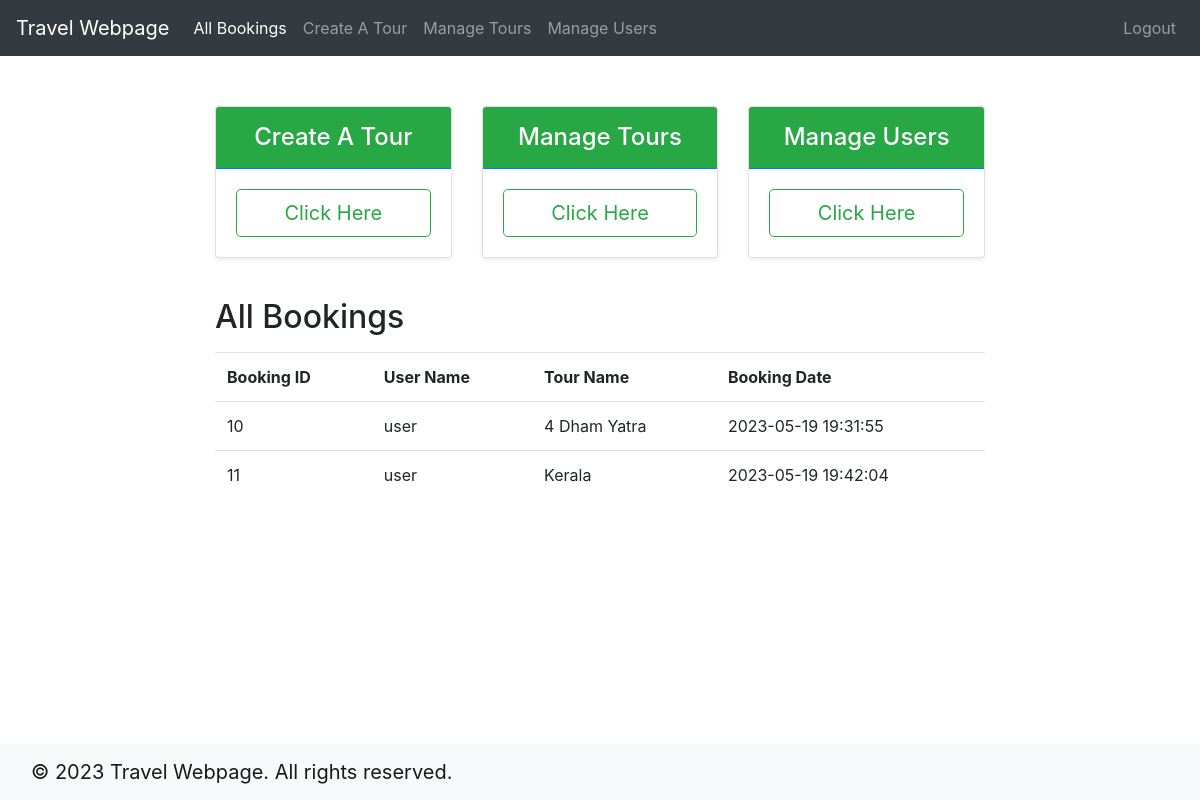
Screenshot of /admin/dashboard.php with the database file from the repository.
### tables this page shows
CREATE TABLE `bookings` (
  `id` int(11) NOT NULL,
  `user_id` int(11) DEFAULT NULL,
  `tour_id` int(11) DEFAULT NULL,
  `booking_date` timestamp NOT NULL DEFAULT current_timestamp()
);

CREATE TABLE `users` (
  `id` int(11) NOT NULL,
  `username` varchar(255) NOT NULL,
  `password` varchar(255) NOT NULL,
  `created_at` timestamp NOT NULL DEFAULT current_timestamp(),
  `updated_at` timestamp NOT NULL DEFAULT current_timestamp() ON UPDATE current_timestamp()
);

CREATE TABLE `tours` (
  `id` int(11) NOT NULL,
  `name` varchar(255) DEFAULT NULL,
  `description` text DEFAULT NULL,
  `price` decimal(10,2) DEFAULT NULL,
  `duration` int(11) DEFAULT NULL,
  `location` varchar(255) DEFAULT NULL,
  `created_at` timestamp NOT NULL DEFAULT current_timestamp(),
  `updated_at` timestamp NOT NULL DEFAULT current_timestamp() ON UPDATE current_timestamp()
);

### admin/dashboard.php (the view, shortened to what this page needs)
<!DOCTYPE html>
<html>
<head>
  <link rel="stylesheet" href="https://stackpath.bootstrapcdn.com/bootstrap/4.5.2/css/bootstrap.min.css">
</head>
<body>
<nav class="navbar navbar-expand-lg navbar-dark bg-dark">
    <a class="navbar-brand" href="#">Travel Webpage</a>
    <ul class="navbar-nav ml-auto">
        <li class="nav-item">
          <a class="nav-link active" href="dashboard.php">All Bookings</a>
        </li>
        <li class="nav-item">
          <a class="nav-link" href="create-tours.php">Create A Tour</a>
        </li>
        <li class="nav-item">
          <a class="nav-link" href="tours.php">Manage Tours</a>
        </li>
        <li class="nav-item">
          <a class="nav-link" href="users.php">Manage Users</a>
        </li>
      </ul>
    <div class="collapse navbar-collapse" id="navbarNav">
      <ul class="navbar-nav ml-auto">
        <li class="nav-item">
          <a class="nav-link" href="logout.php">Logout</a>
        </li>
      </ul>
    </div>
  </nav>
  <div class="container">
  <div class="row row-cols-1 row-cols-md-3 mb-3 text-center">
      <div class="col">
        <div class="card mb-4 rounded-3 shadow-sm">
          <div class="card-header py-3  text-white bg-success border-primary">
            <h4 class="my-0 fw-normal">Create A Tour</h4>
          </div>
          <div class="card-body">
           <a href="create-tours.php"> <button type="button" class="w-100 btn btn-lg btn-outline-success"> Click Here</button></a>
          </div>
        </div>
      </div>
      <div class="col">
        <div class="card mb-4 rounded-3 shadow-sm">
          <div class="card-header py-3  text-white bg-success border-primary">
            <h4 class="my-0 fw-normal">Manage Tours</h4>
          </div>
          <div class="card-body">
          <a href="tours.php">  <button type="button" class="w-100 btn btn-lg btn-outline-success">Click Here</button></a>
          </div>
        </div>
      </div>
      <div class="col">
        <div class="card mb-4 rounded-3 shadow-sm ">
          <div class="card-header py-3 text-white bg-success border-primary">
            <h4 class="my-0 fw-normal">Manage Users</h4>
          </div>
          <div class="card-body">
          <a href="users.php"><button type="button" class="w-100 btn btn-lg btn-outline-success">Click Here</button></a>
          </div>
        </div>
      </div>
    </div>
    <h2 class="mb-3">All Bookings </h2>
    <?php
include '../db/db_connection.php';
$sql = "SELECT bookings.id, users.username AS user_name, tours.name AS tour_name, bookings.booking_date
        FROM bookings
        JOIN users ON bookings.user_id = users.id
        JOIN tours ON bookings.tour_id = tours.id";
$result = $connection->query($sql);
if ($result->rowCount() > 0) {
  echo "<table class='table'>
          <tr>
            <th>Booking ID</th>
            <th>User Name</th>
            <th>Tour Name</th>
            <th>Booking Date</th>
          </tr>";
  while ($row = $result->fetch(PDO::FETCH_ASSOC)) {
    echo "<tr>
            <td>{$row['id']}</td>
            <td>{$row['user_name']}</td>
            <td>{$row['tour_name']}</td>
            <td>{$row['booking_date']}</td>
          </tr>";
  }
  echo "</table>";
} else {
  echo "No bookings found.";
}
?>
  </div>
  <footer class="footer">
  <nav class="navbar fixed-bottom navbar-light bg-light">
  <div class="container-fluid">
    <a class="navbar-brand text-center" href="#">© 2023 Travel Webpage. All rights reserved.</a>
  </div>
    </footer>
</body>
</html>

### admin/dashboard.php (style rules this page uses)
.container { max-width: 800px; margin-top: 50px; }

### rows the page displays
bookings: id "10", user.username "user", tour.name "4 Dham Yatra", booking_date "2023-05-19 19:31:55"
bookings: id "11", user.username "user", tour.name "Kerala", booking_date "2023-05-19 19:42:04"
